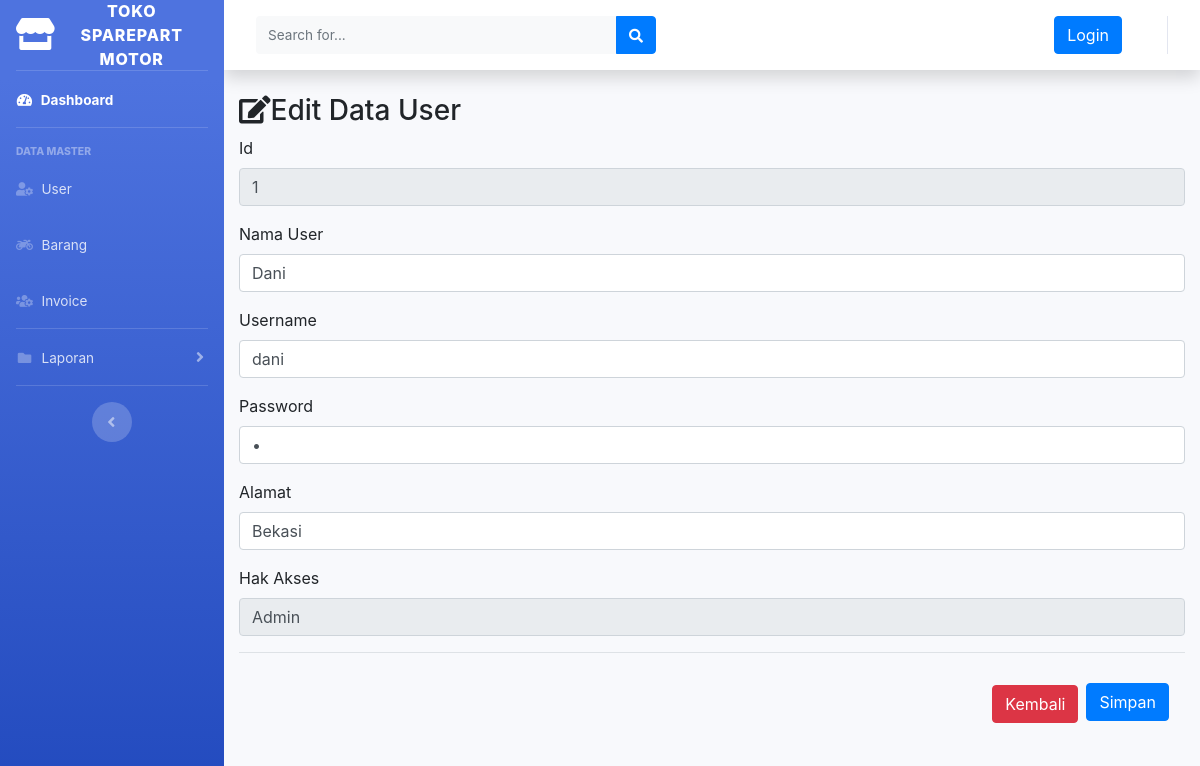
Page /user/edit/1 on the committed database.
### tables this page shows
CREATE TABLE `tb_user` (
  `id` int(11) NOT NULL,
  `nama` varchar(50) NOT NULL,
  `username` varchar(50) NOT NULL,
  `password` varchar(50) NOT NULL,
  `alamat` varchar(256) NOT NULL,
  `role_id` enum('Admin','Pelanggan') NOT NULL
);

### application/controllers/User.php (called while the page is built, shortened)
<?php
class User extends CI_Controller
{
    public function edit($id)
    {
        $where = array('id' => $id);
        $data['tb_user'] = $this->model_user->edit_user($where, 'tb_user')->result();
        $this->load->view('templates/header');
        $this->load->view('templates/sidebar_admin');
        $this->load->view('admin/edit_user', $data);
        $this->load->view('templates/footer');
    }
}

### index.php (called while the page is built, shortened)
<?php
require_once BASEPATH.'core/CodeIgniter.php';

### application/models/model_user.php (called while the page is built, shortened)
<?php
class Model_user extends CI_Model
{
    public function edit_user($where, $table)
    {
        return $this->db->get_where($table, $where);
    }
}

### application/views/admin/edit_user.php (the view)
<div class="container-fluid">
    <h3><i class="fas fa-edit"></i>Edit Data User</h3>
    <?php foreach ($tb_user as $brg) : ?>
        <form method="post" action="<?php echo base_url() . 'user/update' ?>">
            <div class="form-group">
                <label>Id</label>
                <input type="text" readonly="readonly" name="id" class="form-control" value="<?php echo $brg->id ?>">
            </div>
            <div class="form-group">
                <label>Nama User</label>
                <input type="text" name="nama" class="form-control" value="<?php echo $brg->nama ?>">
            </div>
            <div class="form-group">
                <label>Username</label>
                <input type="text" name="username" class="form-control" value="<?php echo $brg->username ?>">
            </div>
            <div class="form-group">
                <label>Password</label>
                <input type="password" name="password" class="form-control" value="<?php echo $brg->password  ?>">
            </div>
            <div class="form-group">
                <label>Alamat</label>
                <input type="text" name="alamat" class="form-control" value="<?php echo $brg->alamat ?>">
            </div>
            <div class="form-group">
                <label>Hak Akses</label>
                <input type="text" name="role_id" class="form-control" value="<?php echo $brg->role_id ?>" readonly>
            </div>
            <div class="modal-footer">
                <a href="<?php echo base_url('user') ?>"><button class="btn btn-danger mt-3">Kembali</button></a>
                <button type="submit" class="btn btn-primary mt-3">Simpan</button>
            </div>
        </form>
    <?php endforeach; ?>
</div>

### rows in the picture
tb_user: id "1", nama "Dani", username "dani", alamat "Bekasi", role_id "Admin"

### other values in the picture
anchor('user/login', '<button class="btn btn-primary">Login</button>') "Login"
